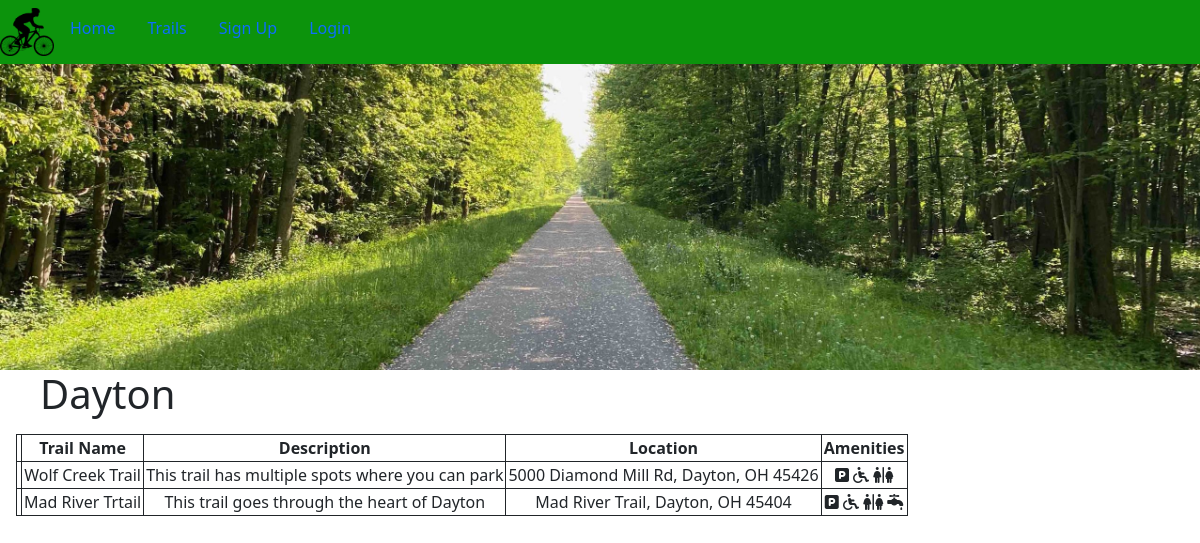
Page /pages/dayton.php on the committed database.
### tables this page shows
CREATE TABLE trails (
    trailId INT PRIMARY KEY,
    trailName VARCHAR(255),
    trailDescription VARCHAR(5000),
    trailLocation VARCHAR(255),
    trailCity VARCHAR(255),
    trailIcons VARCHAR(255)
);

### includes/Trails.php (called while the page is built, shortened)
<?php
class Trail {
    function __construct($conn, $trailInfo) {
        $this->trailName = $trailInfo['trailName'];
        $this->trailDescription = $trailInfo['trailDescription'];
        $this->trailLocation = $trailInfo['trailLocation'];
        $this->trailIcons = $trailInfo['trailIcons'];
    }
    static function getTrailsFromDb($conn, $city) {
        $selectTrails = "SELECT * FROM trails WHERE trailCity=:city";
        $stmt = $conn->prepare($selectTrails);
        $stmt->bindParam(':city', $city, PDO::PARAM_STR);
        $stmt->execute();
        $trailList = array();
        $stmt->setFetchMode(PDO::FETCH_ASSOC);
        foreach($stmt->fetchAll() as $listRow) {
            $trail = new Trail($conn, $listRow);
            $trailList[] = $trail;
        }
        return $trailList;
    }
}

### pages/dayton.php (the view, shortened to what this page needs)
<?php
  include("../includes/navbar.php");
?>
<img class="trailimg" src="../includes/bikeTrail.jpeg">
<h1>Dayton</h1>
<table>
    <tr>
        <th></th>
        <th>Trail Name</th>
        <th>Description</th>
        <th>Location</th>
        <th>Amenities</th>
    </tr>
    <?php
    $data = Trail::getTrailsFromDb($conn, "Dayton");
    foreach ($data as $trail) {
        ?>
        <tr>
            <td>
            </td>
            <td>
                <?php
                    echo $trail->trailName
                ?>
            </td>
            <td>
                <?php
                    echo $trail->trailDescription
                ?>
            </td>
            <td>
                <?php
                    echo $trail->trailLocation
                ?>
            </td>
            <td>
                <?php
                    echo $trail->trailIcons;
                ?>
            </td>
        </tr>
        <?php
    }
    ?>
</table>

### includes/trails.css (style rules this page uses)
table, th, td { border: 1px solid; text-align: center; padding: 2px; margin: 1em; }
.trailimg { width: 100%; }
h1 { margin-left: 1em; }

### rows in the picture
trails: trailName "Wolf Creek Trail", trailDescription "This trail has multiple spots where you can park", trailLocation "5000 Diamond Mill Rd, Dayton, OH 45426"
trails: trailName "Mad River Trtail", trailDescription "This trail goes through the heart of Dayton", trailLocation "Mad River Trail, Dayton, OH 45404"
